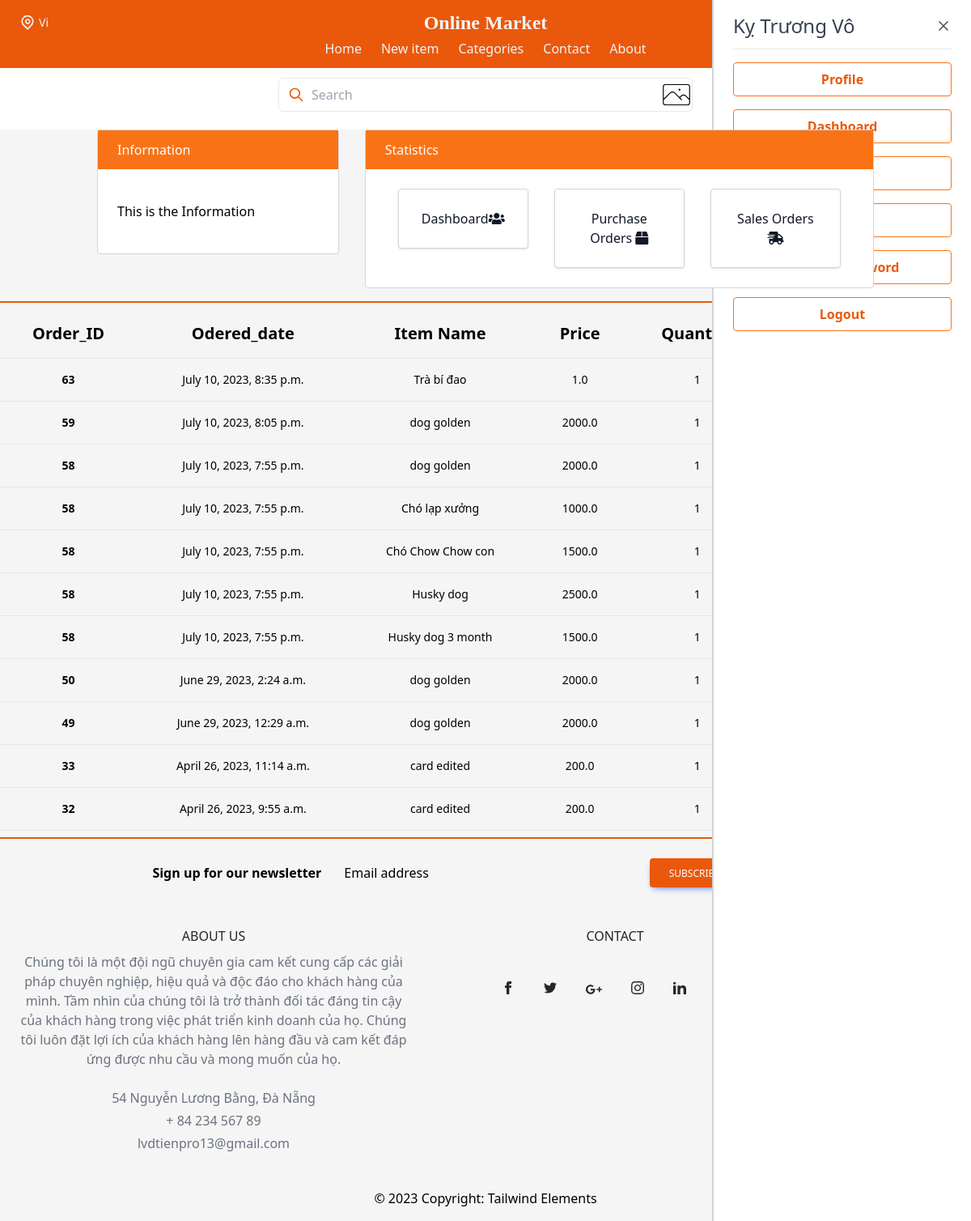
Page /dashboard/sales_orders/ (signed in) on the committed database.
### item/models.py (models this page shows, shortened)
class OrderItem(models.Model):
    user = models.ForeignKey(User,
                             on_delete=models.CASCADE)
    ordered = models.BooleanField(default=False)
    item = models.ForeignKey(Item, on_delete=models.CASCADE)
    quantity = models.IntegerField(default=1)
    rated = models.BooleanField(default=False)
    def get_total_item_price(self):
        return self.quantity * self.item.price

class Order(models.Model):
    user = models.ForeignKey(User, related_name='orders', on_delete=models.CASCADE)
    items = models.ManyToManyField(OrderItem)
    start_date = models.DateTimeField(auto_now_add=True)
    ordered_date = models.DateTimeField(auto_now=True)
    ordered = models.BooleanField(default=False)
    shipping_address = models.ForeignKey(ShippingAddress, related_name='shipping_address', on_delete=models.SET_NULL, blank=True, null=True)
    coupon = models.ForeignKey(
        'Coupon', on_delete=models.SET_NULL, blank=True, null=True)
    def __init__(self, *args, **kwargs):
        ordered_date = kwargs.pop('ordered_date', None)
        super().__init__(*args, **kwargs)
        self.ordered_date = ordered_date
        self.save()

class Item(models.Model):
    category = models.ForeignKey(Category, related_name='items', on_delete=models.CASCADE)
    name = models.CharField(max_length=255)
    description = models.TextField(blank=True, null=True)
    price = models.FloatField()
    discount_price = models.FloatField(blank=True, null=True)
    image = models.ImageField(upload_to='item_images', blank=True, null=True)
    is_sold = models.BooleanField(default=False)
    average_rating = models.DecimalField(max_digits=3, decimal_places=2, default=0)
    created_by = models.ForeignKey(User, related_name='items', on_delete=models.CASCADE)
    created_at = models.DateTimeField(auto_now_add=True)

### dashboard/views.py (the view)
# urls.py: path('sales_orders/', views.sales_orders, name='sales_orders'),
@login_required
def sales_orders(request):
    sales_orders = OrderItem.objects.filter(ordered=True, item__created_by=request.user).order_by('-id')
    context = {
        'sales_orders':sales_orders,
    }
    return render(request, 'dashboard/sales_orders.html', context)

### dashboard/templates/dashboard/sales_orders.html (shortened to what this page needs)
{% extends 'core/base.html' %}
{% block content %}
{% include 'dashboard/topside.html' %}
<div class="flex flex-col overflow-x-auto  border-t-2 border-orange-600 mt-4">
    <div class="sm:-mx-6 lg:-mx-8">
      <div class="inline-block min-w-full py-2 sm:px-6 lg:px-8">
        <div class="overflow-x-auto">
          <table class="min-w-full text-center text-sm font-light">
            <thead class="border-b font-medium dark:border-neutral-500">
              <tr>
                <th scope="col" class="px-6 py-4 text-xl">Order_ID</th>
                <th scope="col" class="px-6 py-4 text-xl">Odered_date</th>
                <th scope="col" class="px-6 py-4 text-xl">Item Name</th>
                <th scope="col" class="px-6 py-4 text-xl">Price</th>
                <th scope="col" class="px-6 py-4 text-xl">Quantity</th>
                <th scope="col" class="px-6 py-4 text-xl">Total Item Price</th>
              </tr>
            </thead>
            <tbody>
                {% for order_item in sales_orders %}
                    <tr class="border-b dark:border-neutral-500">
                        <td class="whitespace-nowrap px-6 py-4 font-bold">{{order_item.order_set.first.pk}}</td>
                        <td class="whitespace-nowrap px-6 py-4">{{order_item.order_set.first.start_date}}</td>
                        <td class="whitespace-nowrap px-6 py-4">{{order_item.item.name}}</td>
                        <td class="whitespace-nowrap px-6 py-4">{{order_item.item.price}}</td>
                        <td class="whitespace-nowrap px-6 py-4">
                            {{order_item.quantity}}
                        </td>
                        <td class="whitespace-nowrap px-6 py-4">
                        </td>
                    </tr>
                    {% empty %}
                    <tr>
                        <td colspan='5'>Your cart is empty</td>
                    </tr>
                {% endfor %}
            </tbody>
          </table>
        </div>
      </div>
    </div>
  </div>
{% endblock content %}

### core/templates/core/base.html (shortened to what this page needs)
<!DOCTYPE html>
<html lang="en">
<head>
    <script src="https://cdn.tailwindcss.com" ></script>
      <link
        rel="stylesheet"
        href="https://cdn.jsdelivr.net/npm/tw-elements/dist/css/index.min.css" />
      <script src="https://cdn.tailwindcss.com/3.2.4"></script>
</head>
<body>
<div x-data="{ cartOpen: false , isOpen: false }" class="bg-neutral-100">
    <header class ="fixed top-0 left-0 w-full">
        <div class="container-fluid mx-auto px-6 py-3 bg-orange-600">
            <div class="flex items-center justify-between">
                <div class="hidden w-full text-gray-100 md:flex md:items-center">
                    <span class="mx-1 text-sm">Vi</span>
                </div>
                <div class="w-full text-gray-100 md:text-center text-2xl font-semibold font-serif">
                    Online Market
                </div>
                <div class="flex items-center justify-end w-full">
                    <a href="{%url 'item:order-summary'%}" class="text-neutral-100 hover:text-orange-200 focus:text-orange-200 mx-4 sm:mx-2">
                      <div class="relative">
                        <span class="absolute top-0 right-0 bg-red-700 rounded-full py-21 px-21 text-xs text-white font-medium">{{ cart_item_count }}</span>
                      </div>
                    </a>
                    <a class="mr-4 text-neutral-100 hover:text-orange-200 focus:text-orange-200 disabled:text-black/30 dark:text-neutral-200 dark:hover:text-neutral-300 dark:focus:text-neutral-300 [&.active]:text-black/90 dark:[&.active]:text-neutral-400"
                        href="{% url 'conversation:inbox1' %}">
                        <span class="[&>svg]:w-5">
                        </span>
                    </a>
                    <button @click="cartOpen = !cartOpen" class="text-neutral-100 hover:text-orange-200 focus:text-orange-200 mx-4 sm:mx-0">
                    </button>
                </div>
            </div>
            <nav :class="isOpen ? '' : 'hidden'" class="sm:flex sm:justify-center sm:items-center mt-1">
                <div class="flex flex-col sm:flex-row">
                    <a class="mt-3 text-gray-100 hover:underline sm:mx-3 sm:mt-0" href="{%url 'core:index'%}">Home</a>
                    <a class="mt-3 text-gray-100 hover:underline sm:mx-3 sm:mt-0" href="{% url 'item:new'%}">New item</a>
                    <a class="mt-3 text-gray-100 hover:underline sm:mx-3 sm:mt-0" href="#">Categories</a>
                    <button onclick="scrollToFooter()" class="mt-3 text-gray-100 hover:underline sm:mx-3 sm:mt-0">Contact</button>
                    <button onclick="scrollToFooter()" class="mt-3 text-gray-100 hover:underline sm:mx-3 sm:mt-0">About</button>
                </div>
            </nav>
        </div>
        <div class="relative mt-3 mb-4 max-w-lg mx-auto">
          <span class="absolute inset-y-0 left-0 pl-3 flex items-center">
              <svg class="h-5 w-5 text-orange-600" viewBox="0 0 24 24" fill="none">
                  <path d="M21 21L15 15M17 10C17 13.866 13.866 17 10 17C6.13401 17 3 13.866 3 10C3 6.13401 6.13401 3 10 3C13.866 3 17 6.13401 17 10Z" stroke="currentColor" stroke-width="2" stroke-linecap="round" stroke-linejoin="round"/>
              </svg>
          </span>
          <form method='get' action="{% url 'item:items' %}">
              <input class="w-full border rounded-md pl-10 pr-4 py-2 focus:border-orange-600 focus:outline-none focus:shadow-outline"
              type="search"
              placeholder="Search"
              aria-label="Search"
              aria-describedby="button-addon1"
              name="query"
              value="{{query}}"
              />
            </form>
            <span class="absolute inset-y-0 right-0 pl-3 flex items-center">
              <a href="{%url 'searchbyimage:search_item'%}">
              </a>
            </span>
          </div>
          {% if request.user.is_authenticated %}
      <div :class="cartOpen ? 'translate-x-0 ease-out' : 'translate-x-full ease-in'" class="fixed right-0 top-0 max-w-xs w-full h-full px-6 py-4 transition duration-300 transform overflow-y-auto bg-white border-l-2 border-gray-300">
        <div class="flex items-center justify-between">
            <h3 class="text-2xl font-medium text-gray-700">{{request.user.first_name}} {{request.user.last_name}}</h3>
            <button @click="cartOpen = !cartOpen" class="text-gray-600 focus:outline-none">
                <svg class="h-5 w-5" fill="none" stroke-linecap="round" stroke-linejoin="round" stroke-width="2" viewBox="0 0 24 24" stroke="currentColor"><path d="M6 18L18 6M6 6l12 12"></path></svg>
            </button>
        </div>
        <hr class="my-3">
        <div class="flex justify-between mt-4">
          <a href="{% url 'core:profile' request.user.username %}" class="w-full text-center bg-transparent hover:bg-orange-600 text-orange-600 font-semibold hover:text-white py-2 px-4 border border-orange-500 hover:border-transparent rounded">
            Profile
          </a>
        </div>
        <div class="flex justify-between mt-4">
          <a href="{% url 'dashboard:index'%}" class="w-full text-center bg-transparent hover:bg-orange-600 text-orange-600 font-semibold hover:text-white py-2 px-4 border border-orange-500 hover:border-transparent rounded">
            Dashboard
          </a>
        </div>
        <div class="flex justify-between mt-4">
          <a href="{% url 'rating:index'%}?rated_type=0" class="w-full text-center bg-transparent hover:bg-orange-600 text-orange-600 font-semibold hover:text-white py-2 px-4 border border-orange-500 hover:border-transparent rounded">
          </a>
        </div>
        <div class="flex justify-between mt-4">
          <a href="{%url 'core:settings'%}" class="w-full text-center bg-transparent hover:bg-orange-600 text-orange-600 font-semibold hover:text-white py-2 px-4 border border-orange-500 hover:border-transparent rounded">
          </a>
        </div>
        <div class="flex justify-between mt-4">
          <a href="{%url 'core:change_password'%}" class="w-full text-center bg-transparent hover:bg-orange-600 text-orange-600 font-semibold hover:text-white py-2 px-4 border border-orange-500 hover:border-transparent rounded">
          </a>
        </div>
        <div class="flex justify-between mt-4">
          <a href="{% url 'core:logout'%}" class="w-full text-center bg-transparent hover:bg-red-500 text-orange-600 font-semibold hover:text-white py-2 px-4 border border-orange-500 hover:border-transparent rounded">
            Logout
          </a>
        </div>
    </div>
    {% endif %}
    </header>
      <div class="px-0 py-0">
         {% block content %}
         {% endblock  %}
      </div>
      <footer id="footer" class="bg-secondary-100 text-center dark:bg-secondary-600 border-t-2 border-orange-600 ">
        <div class="px-6 pt-6">
          <form action="">
            <div
              class="gird-cols-1 grid items-center justify-center gap-4 md:grid-cols-3">
              <div class="md:ml-auto md:mb-6">
                <p class="text-secondary-800 dark:text-secondary-200">
                  <strong>Sign up for our newsletter</strong>
                </p>
              </div>
              <div class="relative md:mb-6" data-te-input-wrapper-init>
                <input
                  type="text"
                  class="peer block min-h-[auto] w-full rounded border-0 bg-transparent py-[0.32rem] px-3 leading-[1.6] outline-none transition-all duration-200 ease-linear focus:placeholder:opacity-100 data-[te-input-state-active]:placeholder:opacity-100 motion-reduce:transition-none dark:placeholder:text-secondary-200 [&:not([data-te-input-placeholder-active])]:placeholder:opacity-0"
                  id="exampleFormControlInput1"
                  placeholder="Email address" />
                <label
                  for="exampleFormControlInput1"
                  class="pointer-events-none absolute top-0 left-3 mb-0 max-w-[90%] origin-[0_0] truncate pt-[0.37rem] leading-[1.6] text-secondary-500 transition-all duration-200 ease-out peer-focus:-translate-y-[0.9rem] peer-focus:scale-[0.8] peer-focus:text-blue-600 peer-data-[te-input-state-active]:-translate-y-[0.9rem] peer-data-[te-input-state-active]:scale-[0.8] motion-reduce:transition-none dark:text-secondary-200 dark:peer-focus:text-secondary-200"
                  >Email address
                </label>
              </div>
              <div class="mb-6 md:mr-auto">
                <button
                  type="button"
                  class="inline-block rounded bg-orange-600 px-6 pt-2.5 pb-2 text-xs font-medium uppercase leading-normal text-white shadow-[0_4px_9px_-4px_#3b71ca] transition duration-150 ease-in-out hover:bg-orange-700 hover:shadow-[0_8px_9px_-4px_rgba(59,113,202,0.3),0_4px_18px_0_rgba(59,113,202,0.2)] focus:bg-orange-700 focus:shadow-[0_8px_9px_-4px_rgba(59,113,202,0.3),0_4px_18px_0_rgba(59,113,202,0.2)] focus:outline-none focus:ring-0 active:bg-orange-800 active:shadow-[0_8px_9px_-4px_rgba(59,113,202,0.3),0_4px_18px_0_rgba(59,113,202,0.2)]"
                  data-te-ripple-init
                  data-te-ripple-color="light">
                  Subscribe
                </button>
              </div>
            </div>
          </form>
        </div>
            <div class="container p-6 text-neutral-800 dark:text-neutral-200">
            <div class="grid gap-4 lg:grid-cols-2">
                <div class="mb-6 md:mb-0">
                    <h5 class="mb-2 font-medium uppercase">About Us</h5>
                    <p class="text-gray-500 mb-6">
                        Chúng tôi là một đội ngũ chuyên gia cam kết cung cấp các giải pháp chuyên nghiệp,
                         hiệu quả và độc đáo cho khách hàng của mình. Tầm nhìn của chúng tôi là trở thành
                          đối tác đáng tin cậy của khách hàng trong việc phát triển kinh doanh của họ.
                           Chúng tôi luôn đặt lợi ích của khách hàng lên hàng đầu và cam kết đáp ứng được
                            nhu cầu và mong muốn của họ.
                      </p>
                      <p class="text-gray-500 mb-1">54 Nguyễn Lương Bằng, Đà Nẵng</p>
                      <p class="text-gray-500 mb-1">+ 84 234 567 89</p>
                      <p class="text-gray-500 mb-1">lvdtienpro13@gmail.com</p>
                  </div>
                <div class="mb-6 md:mb-0">
                    <h5 class="mb-2 font-medium uppercase">Contact</h5>
                    <div class="container pt-9">
                        <div class="mb-9 flex justify-center">
                          <a href="#!" class="mr-9 text-neutral-800 dark:text-neutral-200">
                            <svg
                              xmlns="http://www.w3.org/2000/svg"
                              class="h-4 w-4"
                              fill="currentColor"
                              viewBox="0 0 24 24">
                              <path
                                d="M9 8h-3v4h3v12h5v-12h3.642l.358-4h-4v-1.667c0-.955.192-1.333 1.115-1.333h2.885v-5h-3.808c-3.596 0-5.192 1.583-5.192 4.615v3.385z" />
                            </svg>
                          </a>
                          <a href="#!" class="mr-9 text-neutral-800 dark:text-neutral-200">
                          </a>
                          <a href="#!" class="mr-9 text-neutral-800 dark:text-neutral-200">
                          </a>
                          <a href="#!" class="mr-9 text-neutral-800 dark:text-neutral-200">
                          </a>
                          <a href="#!" class="mr-9 text-neutral-800 dark:text-neutral-200">
                          </a>
                          <a href="#!" class="text-neutral-800 dark:text-neutral-200">
                          </a>
                        </div>
                      </div>
                  </div>
            </div>
          </div>
          <div
          class="bg-secondary-200 p-4 text-center text-secondary-700 dark:bg-secondary-700 dark:text-secondary-200">
          © 2023 Copyright:
          <a
            class="text-secondary-800 dark:text-secondary-400"
            href="https://tailwind-elements.com/"
            >Tailwind Elements</a
          >
        </div>
      </footer>
</div>
</body>
</html>

### rows in the picture
OrderItem: order_set.first.pk "63", order_set.first.start_date "July 10, 2023, 8:35 p.m.", item.name "Trà bí đao", item.price "1.0", quantity "1"
OrderItem: order_set.first.pk "59", order_set.first.start_date "July 10, 2023, 8:05 p.m.", item.name "dog golden", item.price "2000.0", quantity "1"
OrderItem: order_set.first.pk "58", order_set.first.start_date "July 10, 2023, 7:55 p.m.", item.name "dog golden", item.price "2000.0", quantity "1"
OrderItem: order_set.first.pk "58", order_set.first.start_date "July 10, 2023, 7:55 p.m.", item.name "Chó lạp xưởng", item.price "1000.0", quantity "1"
OrderItem: order_set.first.pk "58", order_set.first.start_date "July 10, 2023, 7:55 p.m.", item.name "Chó Chow Chow con", item.price "1500.0", quantity "1"
OrderItem: order_set.first.pk "58", order_set.first.start_date "July 10, 2023, 7:55 p.m.", item.name "Husky dog", item.price "2500.0", quantity "1"
OrderItem: order_set.first.pk "58", order_set.first.start_date "July 10, 2023, 7:55 p.m.", item.name "Husky dog 3 month", item.price "1500.0", quantity "1"
OrderItem: order_set.first.pk "50", order_set.first.start_date "June 29, 2023, 2:24 a.m.", item.name "dog golden", item.price "2000.0", quantity "1"
OrderItem: order_set.first.pk "49", order_set.first.start_date "June 29, 2023, 12:29 a.m.", item.name "dog golden", item.price "2000.0", quantity "1"
OrderItem: order_set.first.pk "33", order_set.first.start_date "April 26, 2023, 11:14 a.m.", item.name "card edited", item.price "200.0", quantity "1"
OrderItem: order_set.first.pk "32", order_set.first.start_date "April 26, 2023, 9:55 a.m.", item.name "card edited", item.price "200.0", quantity "1"

### other values in the picture
{{ request.user.first_name }} "Kỵ"
{{ request.user.last_name }} "Trương Vô"
